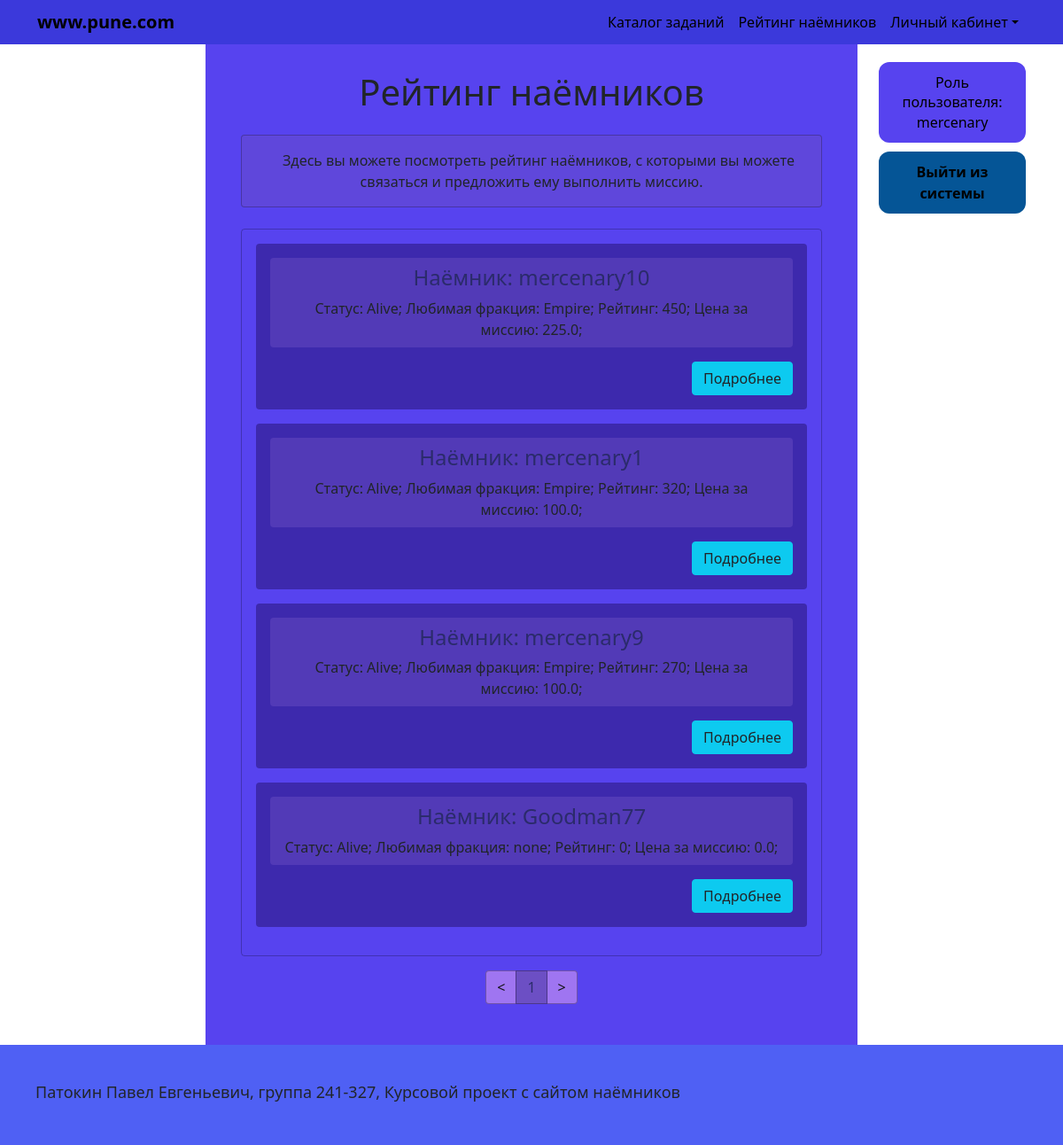
/rating/ (signed in), run on the app's committed database.
### app/models.py (models this page shows)
class Mercenary(db.Model):
    __tablename__ = "mercenaries"
    id_mercenary = db.Column(db.Integer, db.ForeignKey("users.id"), primary_key=True)
    telegram_username = db.Column(db.Text)
    certificate_code = db.Column(db.Text, db.ForeignKey("certificates.certificate_code")) # Код сертификата - текст
    rating_mercenary = db.Column(db.Integer)
    status_mercenary = db.Column(db.Text)
    favourite_fraction = db.Column(db.Text)
    price_mercenary = db.Column(db.Float)
    user = db.relationship("User", back_populates="mercenary")
    certificate = db.relationship("Certificate", back_populates="mercenary", uselist=False)  # #8
    tasks = db.relationship("Task", back_populates="executor")
    reports = db.relationship("Report", back_populates="mercenary")

class User(db.Model, UserMixin):
    __tablename__ = "users"
    id = db.Column(db.Integer, primary_key=True)
    username = db.Column(db.Text, unique=True, nullable=False)
    password = db.Column(db.Text, nullable=False)
    registration_date = db.Column(db.Date)
    mercenary = db.relationship("Mercenary", back_populates="user", uselist=False, cascade="all, delete-orphan",)
    member = db.relationship("Member", back_populates="user", uselist=False, cascade="all, delete-orphan",)
    administrator = db.relationship("Administrator", back_populates="user", uselist=False, cascade="all, delete-orphan",)
    @property
    def role(self):
        if self.administrator:
            return "admin"
        if self.member:
            return "member"
        if self.mercenary:
            return "mercenary"
        return None

### app/app.py (the view)
@app.route('/rating/')
def rating():
    user_role = auth() # Функция, которая отображает роль, если пользователь регистрировался или не регистрировался
    page = request.args.get('page', 1, type=int)
    pagination = (Mercenary.query.filter_by(status_mercenary="Alive").order_by(Mercenary.rating_mercenary.desc()).paginate(
        page=page,
        per_page=5,
        error_out=False)
    )
    mercenaries = pagination.items
    completed_tasks=Task.query.filter_by(status_task="Done").all()
    return render_template('main_pages/rating.html', user_role=user_role, completed_tasks=completed_tasks, mercenaries=mercenaries, pagination=pagination)

### app/app.py (called while the page is built)
@login_manager.user_loader
def load_user(user_id):
    return User.query.get(int(user_id))

@app.before_request
def before_request():
    if current_user.is_authenticated:
        user_id = int(current_user.id)
    else:
        user_id = None

def auth():
    if current_user.is_authenticated:
        return current_user.role
    else:
        return "none"

### app/templates/main_pages/rating.html (shortened to what this page needs)
{% extends "base.html" %}
{% block content %}
<h1 class="text-center mb-4">Рейтинг наёмников</h1>
<div class="welcome-block px-4 py-3 mb-4">
    <p class="mb-0 text-dark">
        &emsp;Здесь вы можете посмотреть рейтинг наёмников, с которыми вы можете связаться и предложить ему
        выполнить миссию.
    </p>
</div>
<div class="list-panel p-3 mb-3">
    {% for merc in mercenaries %}
    <div class="merc-card mb-3 p-3">
        <div class="merc-card__body px-3 py-2 mb-3">
            <h2 class="merc-card__title h4 mb-2">Наёмник: {{ merc.user.username }}</h2>
            <p class="mb-0 text-dark">
                Статус: {{ merc.status_mercenary }}; Любимая фракция: {{ merc.favourite_fraction }};
                Рейтинг: {{ merc.rating_mercenary }}; Цена за миссию: {{ merc.price_mercenary }};
            </p>
        </div>
        <div class="d-flex justify-content-end">
            <div class="d-flex justify-content-end">
                <button type="button" class="btn btn-info text-dark"
                    data-bs-toggle="modal" data-bs-target="#mercModal{{ merc.user.id }}">Подробнее</button>
            </div>
        </div>
    </div>
    {% endfor %}
</div>
<nav class="d-flex justify-content-center mb-3">
    <ul class="pagination mb-0">
        <li class="page-item {% if not pagination.has_prev %}disabled{% endif %}">
            <a class="page-link"
               href="{{ url_for('rating', page=pagination.prev_num) if pagination.has_prev else '#' }}">&lt;</a>
        </li>
        {% for p in pagination.iter_pages() %}
            {% if p %}
                <li class="page-item {% if p == pagination.page %}active{% endif %}">
                    <a class="page-link" href="{{ url_for('rating', page=p) }}">{{ p }}</a>
                </li>
            {% else %}
                <li class="page-item disabled"><span class="page-link">…</span></li>
            {% endif %}
        {% endfor %}
        <li class="page-item {% if not pagination.has_next %}disabled{% endif %}">
            <a class="page-link"
               href="{{ url_for('rating', page=pagination.next_num) if pagination.has_next else '#' }}">&gt;</a>
        </li>
    </ul>
</nav>
{% endblock %}

### app/static/base.css (style rules this page uses)
:root { --header-bg: #3b39db; --link-color: #000000; --link-hover: #000000; --link-hover-zone: #262ed3; --menu-bg: #7d63e0; --menu-item: #000000; --menu-hover: #6a4fc9; --main-bg-color: #5743EF; --page-border: #642c7b; --auth-btn: #055596; --auth-btn-hover: #184072; --footer-bg: #4f60f4; }

### app/templates/main_pages/rating.html (style rules this page uses)
.welcome-block { background: rgba(108, 79, 196, 0.45); border: 1px solid rgba(0, 0, 0, 0.25); border-radius: 4px; }
.list-panel { border: 1px solid rgba(0, 0, 0, 0.25); border-radius: 4px; }
.merc-card { background: rgba(40, 20, 120, 0.55); border-radius: 4px; }
.merc-card__body { background: rgba(108, 79, 196, 0.45); border-radius: 4px; }
.merc-card__title { color: #2b2b6b; }
.pagination { background-color: #9F75F1; color: #111; border-color: rgba(0, 0, 0, 0.3); border-radius: 5px; }
.pagination .page-item.disabled .page-link { background-color: #9F75F1; color: #111; border-color: rgba(0, 0, 0, 0.3); }
.pagination .page-link { color: #111; background: rgba(108, 79, 196, 0.55); border-color: rgba(0, 0, 0, 0.3); }
.pagination .page-item.active .page-link { background: #6c4fc4; border-color: rgba(0, 0, 0, 0.3); color: #2b2b6b; }

### data on the page
Mercenary: user.username "mercenary10", status_mercenary "Alive", favourite_fraction "Empire", rating_mercenary "450", price_mercenary "225.0"
Mercenary: user.username "mercenary1", status_mercenary "Alive", favourite_fraction "Empire", rating_mercenary "320", price_mercenary "100.0"
Mercenary: user.username "mercenary9", status_mercenary "Alive", favourite_fraction "Empire", rating_mercenary "270", price_mercenary "100.0"
Mercenary: user.username "Goodman77", status_mercenary "Alive", favourite_fraction "none", rating_mercenary "0", price_mercenary "0.0"

### other printed values
{{ p }} "1"
{{ user_role }} "mercenary"
